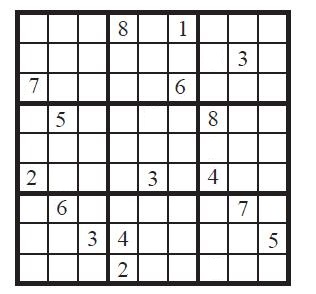
#> input picture 15-corner_detection/sudoku.jpg, 316 x 294 px
$ python koseAlgila.py
#> lines starting #> are read from the running program, lines starting #| are printed output that depends on the picture
# -*- coding: utf-8 -*-
"""
Created on Fri Apr 23 13:14:57 2021

@author: Suna Ayhan
"""

import cv2
import matplotlib.pyplot as plt
import numpy as np

# resmi aktar
img = cv2.imread("sudoku.jpg",0)
#> img: shape (294, 316); min 1, max 255, mean 214
img = np.float32(img)
print(img.shape)
#| (294, 316)
plt.figure()
plt.imshow(img, cmap="gray"),plt.axis("off")


# harris corner detection
dst = cv2.cornerHarris(img, blockSize = 2, ksize = 3, k = 0.04)
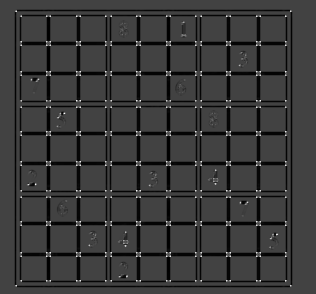
#> dst: shape (294, 316) float32; min -105367688, max 300194240, mean -13307662; drawn with min black and max white
plt.figure(), plt.imshow(dst, cmap = "gray"), plt.axis("off")


# shi tomsai detection
img = cv2.imread("sudoku.jpg",0)
img = np.float32(img)
corners = cv2.goodFeaturesToTrack(img, 120, 0.01, 10) # 120 => tespit edilecek köşe sayısı
#> corners = 120 rows, first 8: [37, 79], [246, 202], [259, 100], [139, 100], [76, 100], [229, 190], [76, 190], [169, 252]
corners = np.int64(corners)

# köşelere circle çizdir
for i in corners:
    x,y = i.ravel()
    cv2.circle(img,(x,y),3,(125,125,125),cv2.FILLED)
#> this loop made 120 passes
#> (x, y) on passes 1 to 12: (37, 79), (246, 202), (259, 100), (139, 100), (76, 100), (229, 190), (76, 190), (169, 252), (49, 252), (259, 280), (139, 280), (76, 280)
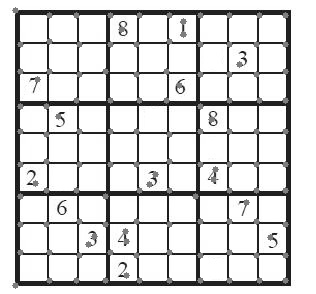
#> img: shape (294, 316) float32; min 3, max 255, mean 213.6


plt.imshow(img)
plt.axis("off")
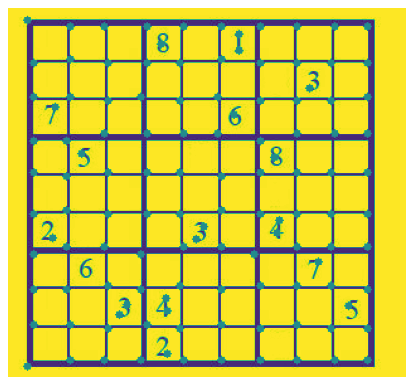
#> figure drawn by matplotlib, 1 panel
